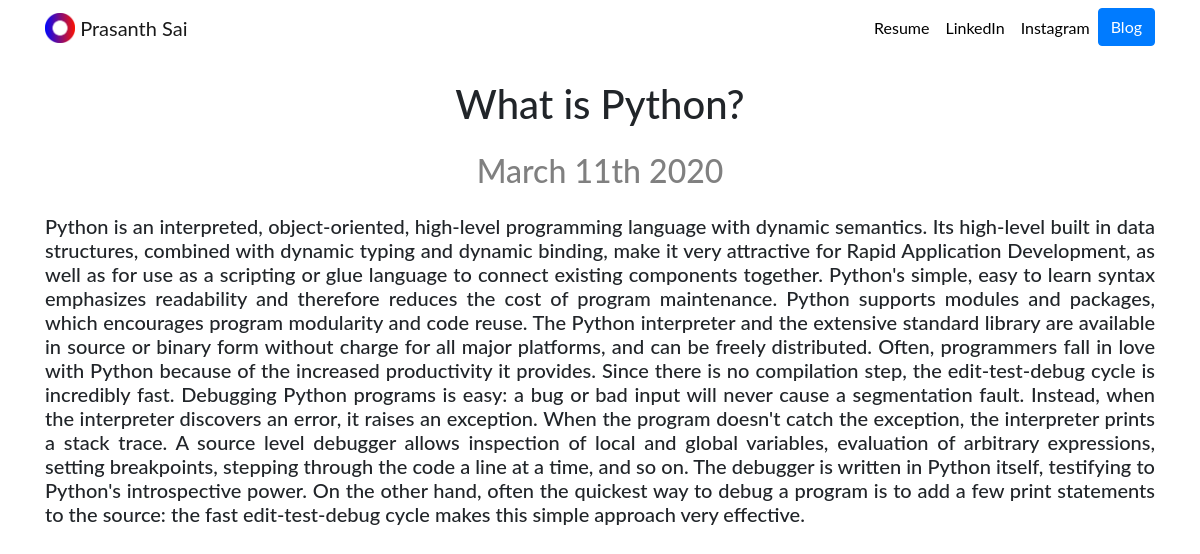
The app's page /blog/4/ with its own data.
### blog/models.py (models this page shows, shortened)
class blog_data(models.Model):
    title = models.CharField(max_length=100)
    date = models.DateField()
    description = models.TextField()

### blog/views.py (the view)
# urls.py: path('<int:blog_id>/', views.detail_view, name = 'detail')
def detail_view(request, blog_id):
    blog = get_object_or_404(blog_data, pk = blog_id)
    return render(request, 'detail_view.html', {'blog_dta':blog})

### blog/templates/detail_view.html (shortened to what this page needs)
{% extends 'bootstrap_content.html' %}
{% block content %}
<h1 class="font-weight text-center my-4">{{ blog_dta.title }}</h1>
<h2 class="font-weight text-center my-4" style="color: gray">{{ blog_dta.date|date:'F jS Y' }}</h2>
<h5 align="justify">{{ blog_dta.description|safe }}</h5>
{% endblock %}

### portfolio/static/portfolio/custom.css (style rules this page uses)
body { font-family: 'Lato', sans-serif; }

### records on screen
blog_data: title "What is Python?", date "March 11th 2020", description "Python is an interpreted, object-oriented, high-level programming language with dynamic semantics. Its high-level built in data structures, combined with dynamic typing and dynamic binding, make it very attractive for Rapid Application Development, as well as for use as a scripting or glue language to connect existing components together. Python's simple, easy to learn syntax emphasizes readability and therefore reduces the cost of program maintenance. Python supports modules and packages, which encourages program modularity and code reuse. The Python interpreter and the extensive standard library are available in source or binary form without charge for all major platforms, and can be…"
